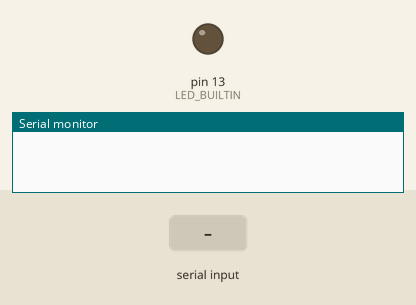
Simulated run of this sketch. Board: Arduino Uno, built with avr-gcc and run on an emulated ATmega328P. Shown: output pins drawn as LEDs (lit = HIGH), the last lines printed to the serial monitor. The inputs (shaded band) are chosen by the test bench.

Above: at 1.2 s.
1.3 s: "a\n" received over Serial
At 2.6 s:
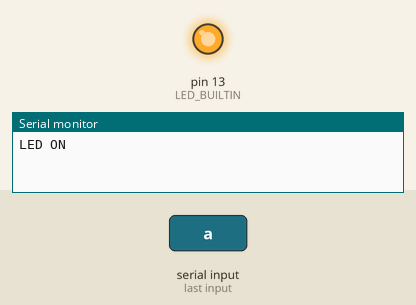
4.3 s: "b\n" received over Serial
At 4.9 s:
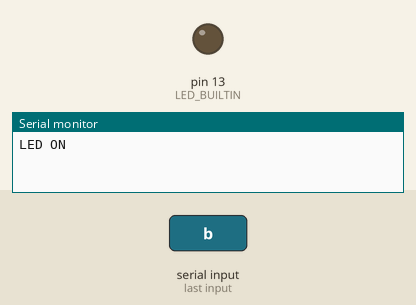
Timing chart, 0 to 7.3 s (numbered marks = the images above; inputs shaded):
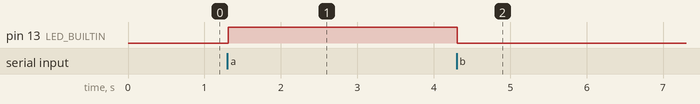

Measured:
- after the input at 1.3 s, pin 13 (LED_BUILTIN): LOW → HIGH at once
- after the input at 4.3 s, pin 13 (LED_BUILTIN): HIGH → LOW at once

The sketch:

test_script.ino
```cpp
String inputString = "";      // a String to hold incoming data
bool stringComplete = false;  // whether the string is complete

void setup() {
  // reserve 2 bytes for the inputString:
  inputString.reserve(2);

  //Setup Serial Monitor
  Serial.begin (2400); //Set to your bot rate

  // initialize digital pin LED_BUILTIN as an output.
  pinMode(LED_BUILTIN, OUTPUT);

}

void loop() {
  //Collect button states
  if(stringComplete){
    String val = inputString;
    //Char a
    if (val == "a"){
      //Do something
      digitalWrite(LED_BUILTIN, HIGH);   // turn the LED on (HIGH is the voltage level)
      delay(1000);                       // wait for a second
      Serial.println("LED ON");
    }
    //Char b
    else if (val == "b"){
      //Do something
      digitalWrite(LED_BUILTIN, LOW);    // turn the LED off by making the voltage LOW
      delay(1000);                       // wait for a second
      Serial.println("LED OFF");
    }else{
      Serial.println("Invalid Command");
    }

    //Clear the string
    stringComplete = false;
    inputString = "";
  }
}


/*
  SerialEvent occurs whenever a new data comes in the hardware serial RX. This
  routine is run between each time loop() runs, so using delay inside loop can
  delay response. Multiple bytes of data may be available.
*/
void serialEvent() {
  while (Serial.available()) {
    // get the new byte:
    char inChar = (char)Serial.read();
    // if the incoming character is a newline, set a flag so the main loop can
    // do something about it:
    if (inChar == '\n') {
      stringComplete = true;
    }else{
      // add it to the inputString:
      inputString += inChar;
    }
  }
}
```
